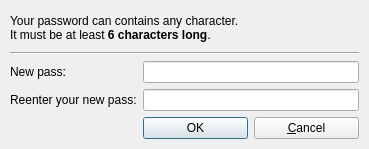
<ui version="4.0" >
 <author></author>
 <comment></comment>
 <exportmacro></exportmacro>
 <class>RzxChangePass</class>
 <widget class="QDialog" name="RzxChangePass" >
  <property name="geometry" >
   <rect>
    <x>0</x>
    <y>0</y>
    <width>369</width>
    <height>149</height>
   </rect>
  </property>
  <property name="windowTitle" >
   <string>Change your pass</string>
  </property>
  <layout class="QGridLayout" >
   <property name="margin" >
    <number>10</number>
   </property>
   <property name="spacing" >
    <number>6</number>
   </property>
   <item row="0" column="0" colspan="3" >
    <widget class="QLabel" name="textLabel1" >
     <property name="text" >
      <string>Your password can contains any character.&lt;br>
It must be at least &lt;b>6 characters long&lt;/b>.</string>
     </property>
     <property name="textFormat" >
      <enum>Qt::RichText</enum>
     </property>
    </widget>
   </item>
   <item row="1" column="0" colspan="3" >
    <widget class="Line" name="line2" >
     <property name="frameShape" >
      <enum>QFrame::HLine</enum>
     </property>
     <property name="frameShadow" >
      <enum>QFrame::Sunken</enum>
     </property>
     <property name="orientation" >
      <enum>Qt::Horizontal</enum>
     </property>
    </widget>
   </item>
   <item row="3" column="0" >
    <widget class="QLabel" name="textLabel5" >
     <property name="text" >
      <string>Reenter your new pass:</string>
     </property>
     <property name="buddy" >
      <cstring>leReenterNewPass</cstring>
     </property>
    </widget>
   </item>
   <item row="2" column="1" colspan="2" >
    <widget class="QLineEdit" name="leNewPass" >
     <property name="echoMode" >
      <enum>QLineEdit::Password</enum>
     </property>
    </widget>
   </item>
   <item row="4" column="1" >
    <widget class="QPushButton" name="btnOK" >
     <property name="text" >
      <string>OK</string>
     </property>
     <property name="shortcut" >
      <string>Return</string>
     </property>
     <property name="default" >
      <bool>true</bool>
     </property>
    </widget>
   </item>
   <item row="4" column="2" >
    <widget class="QPushButton" name="btnCancel" >
     <property name="text" >
      <string>&amp;Cancel</string>
     </property>
     <property name="shortcut" >
      <string/>
     </property>
    </widget>
   </item>
   <item row="3" column="1" colspan="2" >
    <widget class="QLineEdit" name="leReenterNewPass" >
     <property name="echoMode" >
      <enum>QLineEdit::Password</enum>
     </property>
    </widget>
   </item>
   <item row="2" column="0" >
    <widget class="QLabel" name="textLabel4" >
     <property name="text" >
      <string>New pass:</string>
     </property>
     <property name="buddy" >
      <cstring>leNewPass</cstring>
     </property>
    </widget>
   </item>
  </layout>
 </widget>
 <layoutdefault spacing="6" margin="11" />
 <pixmapfunction></pixmapfunction>
 <tabstops>
  <tabstop>leNewPass</tabstop>
  <tabstop>leReenterNewPass</tabstop>
  <tabstop>btnOK</tabstop>
  <tabstop>btnCancel</tabstop>
 </tabstops>
 <resources/>
 <connections>
  <connection>
   <sender>btnOK</sender>
   <signal>clicked()</signal>
   <receiver>RzxChangePass</receiver>
   <slot>accept()</slot>
   <hints>
    <hint type="sourcelabel" >
     <x>194</x>
     <y>113</y>
    </hint>
    <hint type="destinationlabel" >
     <x>112</x>
     <y>125</y>
    </hint>
   </hints>
  </connection>
  <connection>
   <sender>btnCancel</sender>
   <signal>clicked()</signal>
   <receiver>RzxChangePass</receiver>
   <slot>reject()</slot>
   <hints>
    <hint type="sourcelabel" >
     <x>306</x>
     <y>112</y>
    </hint>
    <hint type="destinationlabel" >
     <x>366</x>
     <y>134</y>
    </hint>
   </hints>
  </connection>
 </connections>
</ui>
